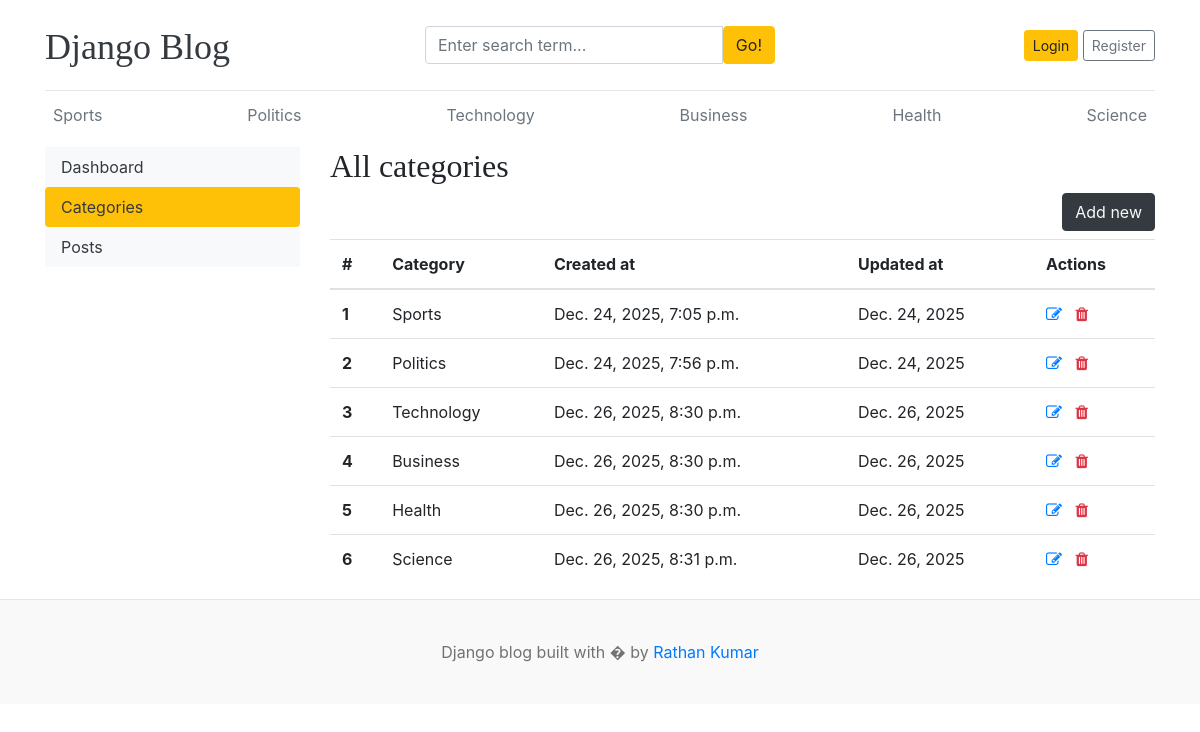
/dashboard/categories/, run on the app's committed database.
### articles/models.py (models this page shows)
class Category(models.Model):
    name = models.CharField(max_length=50, unique=True)
    created_at = models.DateTimeField(auto_now_add=True)
    updated_at = models.DateField(auto_now=True)
    def __str__(self) -> str:
        return self.name
    class Meta:
        verbose_name_plural = 'categories'

### dashboards/views.py (the view)
# urls.py: path('categories/', views.categories, name='categories'),
def categories(request):
    return render(request, 'dashboard/categories.html')

### articles/context_processors.py (called while the page is built)
def get_categories(request):
    categories = Category.objects.all()
    return dict(categories=categories)

def get_social_links(request):
    social_links = SocialLink.objects.all()
    return dict(social_links=social_links)

### dashboards/templates/dashboard/categories.html (shortened to what this page needs)
{% extends 'base.html' %}
{% block content %}
    <div class="row">
        {% include 'dashboard/sidebar.html' %}
        <div class="col-md-9">
            <h2>All categories</h2>
            <a href="{% url 'add_category' %}" class="btn btn-dark text-light float-right mb-2">Add new</a>
            <table class="table table-hover">
                <thead>
                    <tr>
                        <th scope="col">#</th>
                        <th scope="col">Category</th>
                        <th scope="col">Created at</th>
                        <th scope="col">Updated at</th>
                        <th scope="col">Actions</th>
                    </tr>
                </thead>
                <tbody>
                    {% for category in categories %}
                        <tr>
                            <th scope="row">{{ forloop.counter }}</th>
                            <td>{{ category }}</td>
                            <td>{{ category.created_at }}</td>
                            <td>{{ category.updated_at }}</td>
                            <td>
                                <a href="{% url 'edit_category' category.id %}"><i class="fa fa-edit"></i></a>
                                <a href="{% url 'delete_category' category.id %}"><i class="fa fa-trash text-danger"></i></a>
                            </td>
                        </tr>
                    {% endfor %}
                </tbody>
            </table>
        </div>
    </div>
{% endblock %}

### templates/base.html (shortened to what this page needs)
{% load static %}
<!DOCTYPE html>
<html lang="en">
<head>
    <link href="https://getbootstrap.com/docs/4.0/dist/css/bootstrap.min.css" rel="stylesheet">
    <link href="{% static 'css/blog.css' %}" rel="stylesheet">
    <link rel="stylesheet" href="https://cdnjs.cloudflare.com/ajax/libs/font-awesome/4.7.0/css/font-awesome.min.css">
</head>
<body>
    <div class="container">
        <header class="blog-header py-3">
            <div class="row flex-nowrap justify-content-between align-items-center">
                <div class="col-4 pt-1">
                    <a class="blog-header-logo text-dark" href="/">Django Blog</a>
                </div>
                <div class="col-4">
                    <form action="{% url 'search' %}" method="get">
                        <div class="input-group">
                            <input class="form-control" type="text" name="keyword" value="{{ keyword }}" placeholder="Enter search term..."
                                aria-label="Enter search term..." aria-describedby="button-search" />
                            <button class="btn btn-warning" id="button-search" type="submit">Go!</button>
                        </div>
                    </form>
                </div>
                <div class="col-4 d-flex justify-content-end align-items-center">
                    {% if not user.is_authenticated %}
                        <a class="btn btn-sm btn-warning" href="{% url 'login' %}">Login</a> &nbsp;
                        <a class="btn btn-sm btn-outline-secondary" href="{% url 'register' %}">Register</a>
                    {% else %}
                        {% if user.is_staff %}
                            <a href="{% url 'dashboard' %}"><span>Dashboard</span></a>&emsp;
                        {% endif %}
                        <a href="{% url 'logout' %}"><span>Logout</span></a>
                    {% endif %}
                </div>
            </div>
        </header>
        <div class="nav-scroller py-1 mb-2">
            <nav class="nav d-flex justify-content-between">
                {% for category in categories %}
                    <a class="p-2 text-muted" href="{% url 'posts_by_category' category.id %}">{{ category }}</a>
                {% endfor %}
            </nav>
        </div>
        {% block content %}{% endblock %}
    </div>
    <footer class="blog-footer">
        <p>Django blog built with � by <a href="#">Rathan Kumar</a></p>
    </footer>
</body>
</html>

### blog/static/css/blog.css (style rules this page uses)
.blog-header { border-bottom: 1px solid #e5e5e5; }
.blog-header-logo { font-family: "Playfair Display", Georgia, "Times New Roman", serif; font-size: 2.25rem; }
h1, h2, h3, h4, h5, h6 { font-family: "Playfair Display", Georgia, "Times New Roman", serif; }
.blog-footer { padding: 2.5rem 0; color: #727272; text-align: center; background-color: #f9f9f9; border-top: .05rem solid #e5e5e5; }
.blog-footer p:last-child { margin-bottom: 0; }

### data on the page
Category: name "Sports", created_at "Dec. 24, 2025, 7:05 p.m.", updated_at "Dec. 24, 2025"
Category: name "Politics", created_at "Dec. 24, 2025, 7:56 p.m.", updated_at "Dec. 24, 2025"
Category: name "Technology", created_at "Dec. 26, 2025, 8:30 p.m.", updated_at "Dec. 26, 2025"
Category: name "Business", created_at "Dec. 26, 2025, 8:30 p.m.", updated_at "Dec. 26, 2025"
Category: name "Health", created_at "Dec. 26, 2025, 8:30 p.m.", updated_at "Dec. 26, 2025"
Category: name "Science", created_at "Dec. 26, 2025, 8:31 p.m.", updated_at "Dec. 26, 2025"
